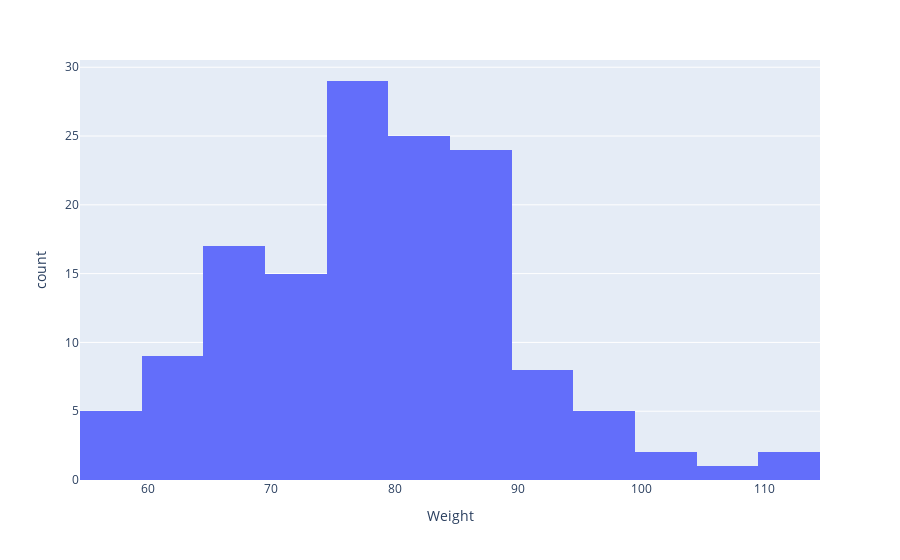

Notebook source saved alongside this figure:
### Markdown cell above
Most of the game-related stats have a very high range of values which can be explained by the fact that the dataset contains data on both players that play the majority of games and also players that may spend almost the entirety of the season on the bench.

There are also some extremes in the weight and age columns. Feel free, if you'd like, to check which are the players with a very high (or low) age/weight and do some research on them. This is useful to confirm that they are simply outliers and not errors in the data.

### Code cell
#your code here
import plotly.express as px

fig = px.histogram(wnba, x='Weight')
fig.show()

### Figure 1 — Plotly figure (JSON) as saved in the notebook; plotly's stock layout.template omitted (floating-point values rounded to 4 significant figures; data arrays with more than 128 entries replaced by an {"elided": "..."} marker saying what was removed)
{"data": [{"alignmentgroup": "True", "bingroup": "x", "hovertemplate": "Weight=%{x}<br>count=%{y}<extra></extra>", "legendgroup": "", "marker": {"color": "#636efa", "pattern": {"shape": ""}}, "name": "", "offsetgroup": "", "orientation": "v", "showlegend": false, "type": "histogram", "x": {"elided": "142 int values"}, "xaxis": "x", "yaxis": "y"}], "layout": {"barmode": "relative", "legend": {"tracegroupgap": 0}, "margin": {"t": 60}, "xaxis": {"anchor": "y", "domain": [0, 1], "title": {"text": "Weight"}}, "yaxis": {"anchor": "x", "domain": [0, 1], "title": {"text": "count"}}}}
